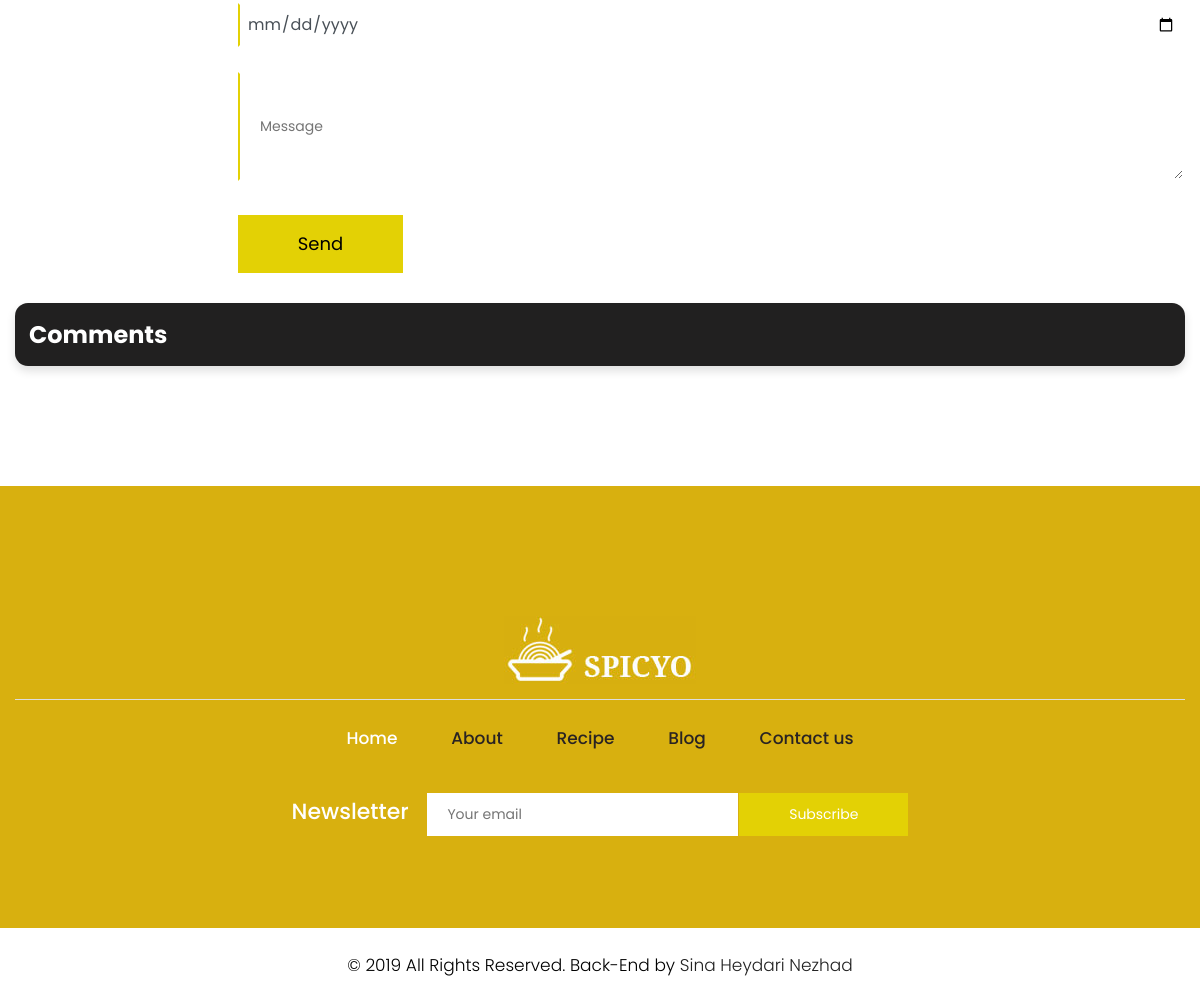
The app's page /blog/4 (lower part), older data.
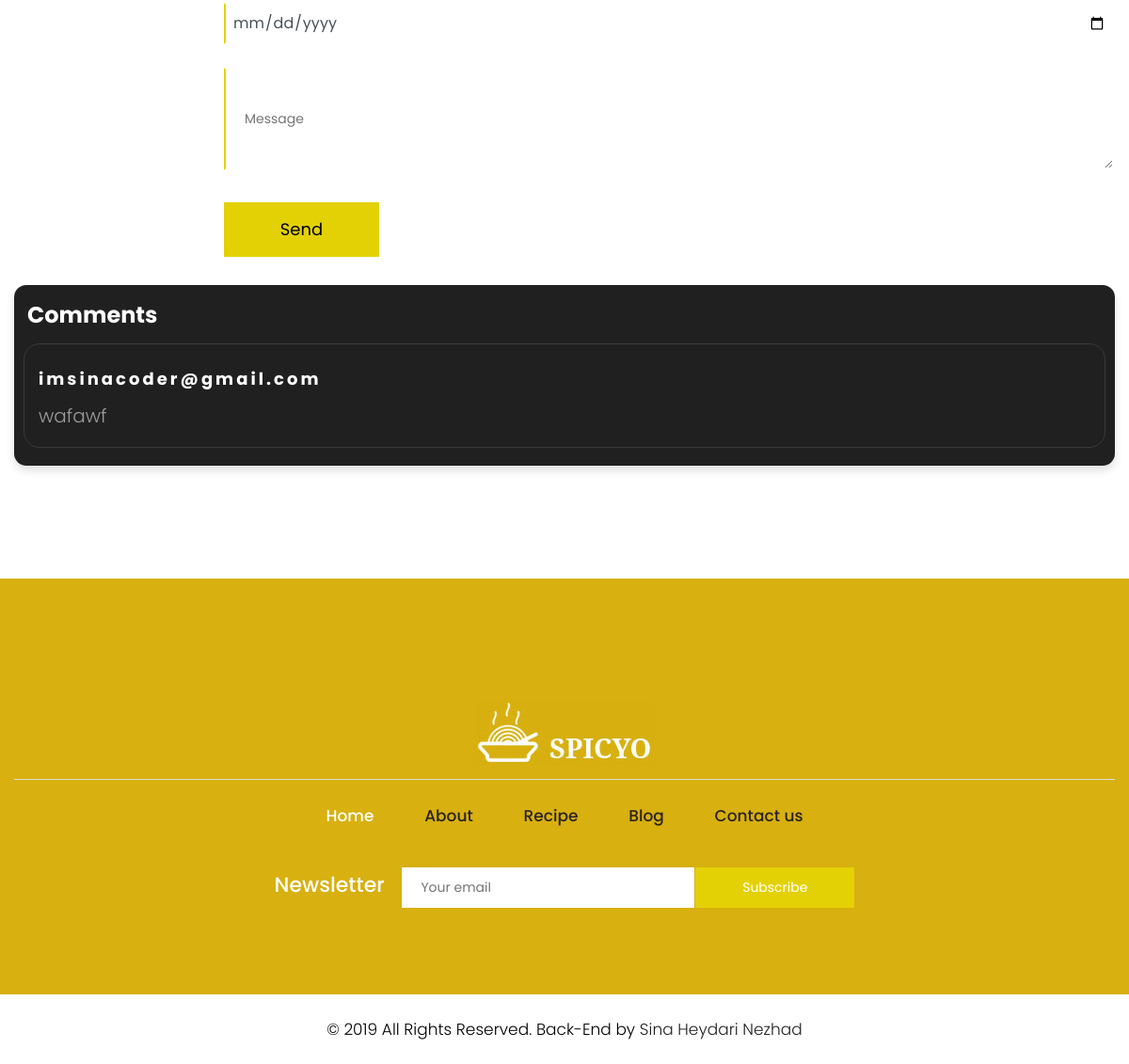
The same page, newer data.
### blog/models.py (models this page shows, shortened)
class Comments(models.Model):
    user_id = models.IntegerField(default=1)
    post_id = models.IntegerField(default=1)
    email = models.EmailField()
    phone = models.IntegerField()
    text = models.TextField()
    created = models.DateTimeField(default=timezone.now)
    class Meta:
        verbose_name = "Comment"
        verbose_name_plural = "Comments"

### blog/views.py (the view)
# urls.py: path('<int:id>',views.post_detail,name="blog_detail"),
def post_detail(request , id):
    site_info = SiteDetails.objects.last()
    post = models.Post.objects.get(id=id)
    comments = models.Comments.objects.filter(post_id=id)
    categories = models.Category.objects.all()
    context = {"post" : post , "categories" : categories , "comments" : comments  ,    "site_info" : site_info, }
    return render(request , "blog/detail.html" , context)

### blog/models.py (called while the page is built)
    def __str__(self) :
        return self.name

### blog/templates/blog/detail.html (shortened to what this page needs)
{% extends 'base.html' %}
{% block body %}
{% load static %}
<div class="blog">
<div class="footer commentSection">
  <div class="container-fluid">
      <div class="row">
          <div class="col-xl-12 col-lg-12 col-md-6 col-sm-12">
               <form action="{%url 'blog:add_comment' %}" class="main_form" method="post">
                  <div class="row">
                      <div class="col-xl-12 col-lg-12 col-md-12 col-sm-12">
                        <input class="form-control" placeholder="Date and time" type="date" name="created">
                    </div>
                      <div class="col-xl-12 col-lg-12 col-md-12 col-sm-12">
                          <textarea class="textarea" placeholder="Message" type="text" name="text"></textarea>
                      </div>
                      <div class="col-xl-12 col-lg-12 col-md-12 col-sm-12">
                          <button type="submit" class="send">Send</button>
                      </div>
                </div>
              </form>
          </div>
          <div class="col-xl-12 col-lg-12 col-md-12 col-sm-12 mar_bottom">
            <div class="post_category post_comments">
              <h1>Comments</h1>
              <ul>
            {% for comment in comments %}
            <a href="#">
                <li>
                  <h3>{{comment.email}}</h3>
                  <section>{{comment.text}}</section>
                </li>
            </a>
                {% endfor %}
              </ul>
            </div>
        </div>
{% endblock %}

Row changes from the older to the newer data that the page shows:
added Comments: email "imsinacoder@gmail.com", text "wafawf"
